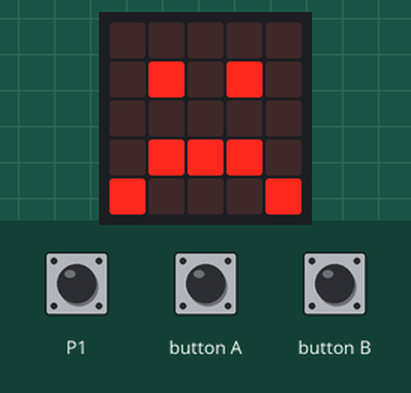
The program below on a simulated BBC micro:bit running MicroPython. Shown: the board's 5×5 LED display. The test bench sets the inputs (shaded band); at power-on: P1 LOW.

Above: at 1.2 s.
1.3 s: P1 pulled HIGH for 0.15 s
At 1.37 s:
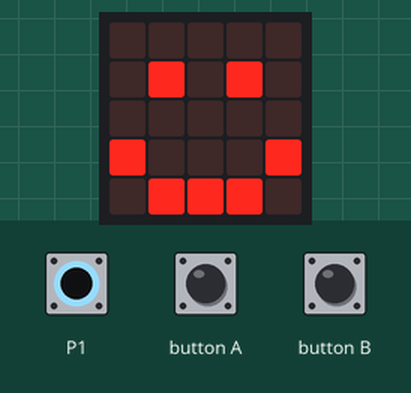
2.9 s: P1 pulled HIGH for 3.2 s
Timing chart, 0 to 5.9 s (numbered marks = the images above; inputs shaded):
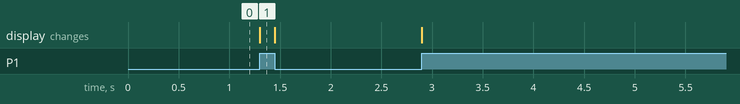

The program:

pir.py
```python
from microbit import *


class PIR(object):
    """基本描述

    人体红外检测, 运动检测

    Args:
        RJ_pin (pin): 连接端口

    """

    def __init__(self, pin):
        self.__pin = pin


    def PIR_is_decection(self) -> bool:
        """基本描述

        检测到人体或者运动

        Returns:
            boolean: 检测到返回True, 未检测返回False

        """
        if self.__pin.read_digital():
            return True
        else:
            return False


if __name__ == '__main__':
    sensor = PIR(pin1)
    while True:
        if sensor.PIR_is_decection():
            display.show(Image.HAPPY)
        else:
            display.show(Image.SAD)
```

Measured:
- after the input at 1.3 s, the display: changes at once (image 1)
